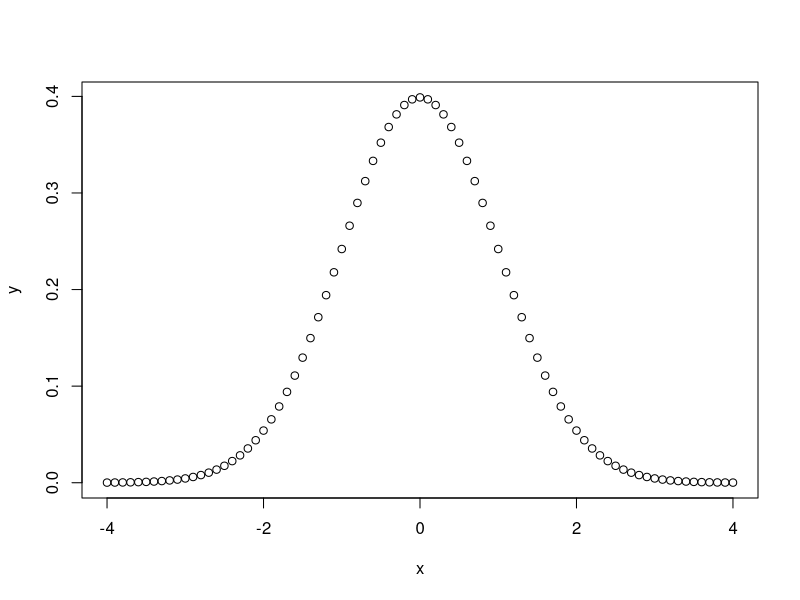
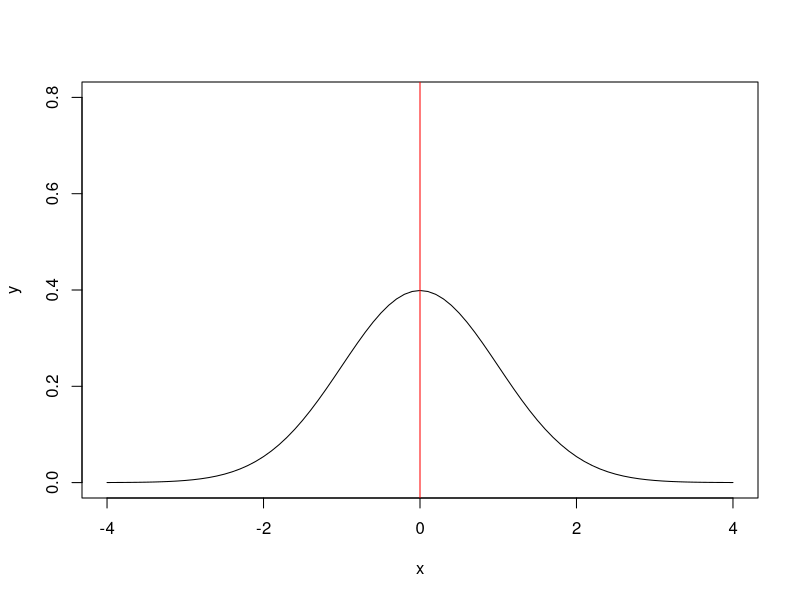
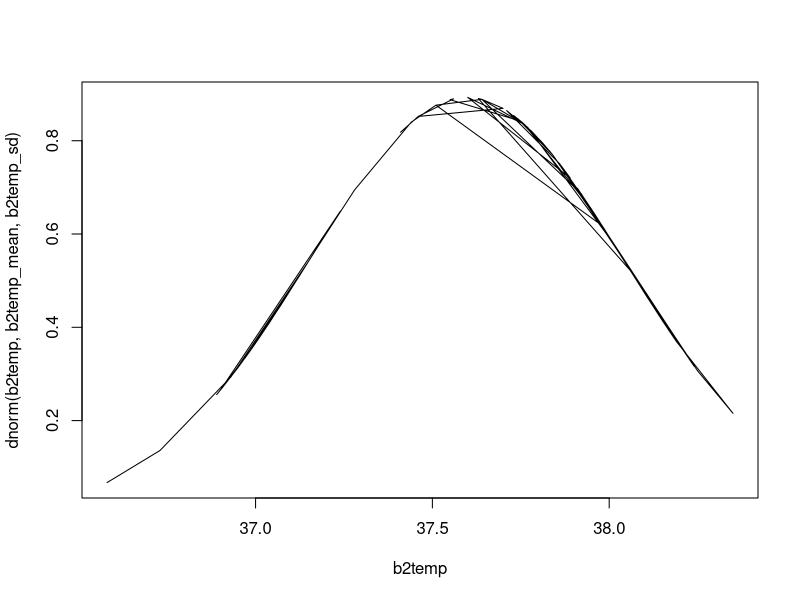
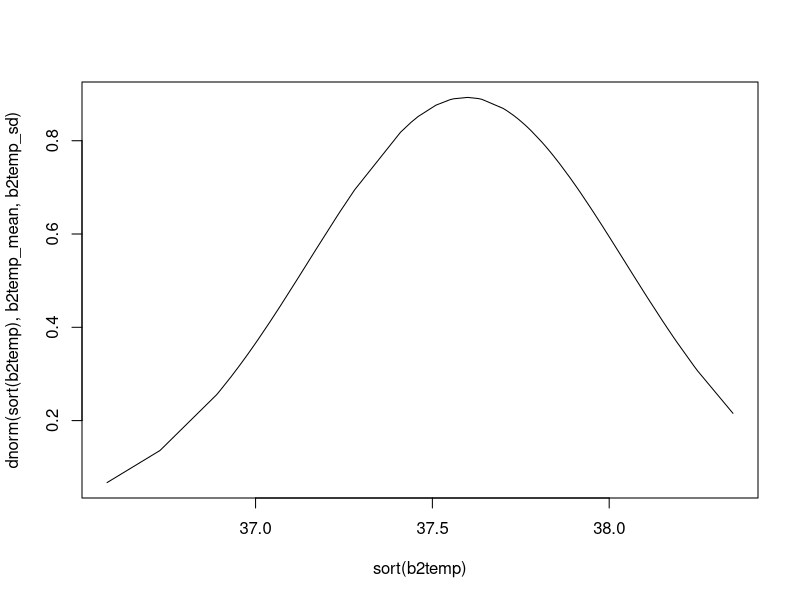

R code for these plots, in order:
### Stats with R class sheet 1 

## This exercise sheet contains the exercises that you will need to complete 
## in your first tutorial session. Write the code below the questions. 
## If you need to provide a written answer, comment this out using a hashtag (#). 
## Submit your homework via cms BY THE END OF THE FIRST PART OF THE TUTORIAL SESSION
## Only one student of your assignment group needs to submit. Please tell your 
## tutor once you have submitted, you can then start working on the homework sheet.
## You need to provide a serious attempt at solving each exercise in order to have
## the assignment graded as complete, please do not leave out subquestions!

## Please write below the names of all students from your assignment group present:
## Name: Ankit Khatiwada
## Name: Bishal Joshi
## Name: Sonika Acharya


## Many of the things on this exercise sheet have not been discussed in class. 
## The answers will therefore not be on the slides. You are expected to find 
## the answers using the help function in R, in the textbooks and online. If you 
## get stuck on these exercises, you can ask your tutor.
## You cannot use chatGPT or any other AI engine to answer your questions. If we
## catch you using one, we will grade the entire sheet as failed.

###############
### Exercise 1: Getting started
###############
## a) Look at your current working directory.
getwd()
## b) Get help with this function.
?getwd
## c) Change your working directory to another directory.
setwd("/home/ankit/Documents/SemII/Stats_with_R/class_sheet_1")
###############
### Exercise 2: Normal distribution plotting
###############
## In this exercise, we will plot normal distributions.

## a) First, use seq() (?seq) to select the x-values to plot the range for
##    (will become the x-axis in the plot).
##    Get R to generate the range from -4 to 4, by 0.1. Assign this to the 
##    variable x.
x <- seq(-4, 4, by=0.1)
?seq
## b) Now we need to obtain the y-values of the plot (the density). We do this 
##    using the density function for the normal distribution. 
##    Use "help(dnorm)" to find out about the standard functions for the normal 
##    distribution.
help(dnorm)
y<-dnorm(x)
## c) Now use plot() to plot the normal distribution for z values of "x". 
require(graphics)
plot(x,y)

## d) The plot now has a relatively short y-range, and it contains circles 
##    instead of a line. 
##    Using plot(), specify the y axis to range from 0 to 0.8, and plot a line 
##    instead of the circles.
?plot
plot(x,y, type="l", ylim=c(0, 0.8))
## e) We want to have a vertical line to represent the mean of our distribution.
##    'abline()' can do this for us. Look up help for abline(). 
##    Use abline() to create the vertical line. Specify the mean of x using
##    the argument 'v'.
##    In order to change the color of the line, set the argument 'col' to red.
?abline
abline(v=mean(x), col="red")
## f) Take a look at the beaver2 dataset. (You can see it by typing "beaver2".) 
##    Then select only the temperature part and store it in a variable "b2temp".
b2temp <- beaver2$temp
print(b2temp)
## g) Calculate the mean and standard deviation of this dataset and plot a normal
##    distribution with these parameters.
b2temp_mean <- mean(b2temp)
b2temp_sd <- sd(b2temp)
plot(b2temp, y=dnorm(b2temp, b2temp_mean, b2temp_sd), type="l") #gives zig zags due to back and forth of values in x axis
plot(sort(b2temp), y=dnorm(sort(b2temp), b2temp_mean, b2temp_sd), type="l") # sorting
## h) We observe two temperatures (38.34 and 36.91). What's the likelihood that
##    these temperatures (or more extreme ones) respectively come 
##    from the normal distribution from g)?
x1 <- 38.34
x2 <- 36.91
z1 <- (x1-b2temp_mean)/b2temp_sd
z2 <- (x2-b2temp_mean)/b2temp_sd
pnorm(z1)
pnorm(z2)
#For 38.34 we subtract 1-p
p1<-(1-pnorm(x1, b2temp_mean, b2temp_sd ))
print
#For 36.91
p2<-pnorm(x2, b2temp_mean, b2temp_sd )
